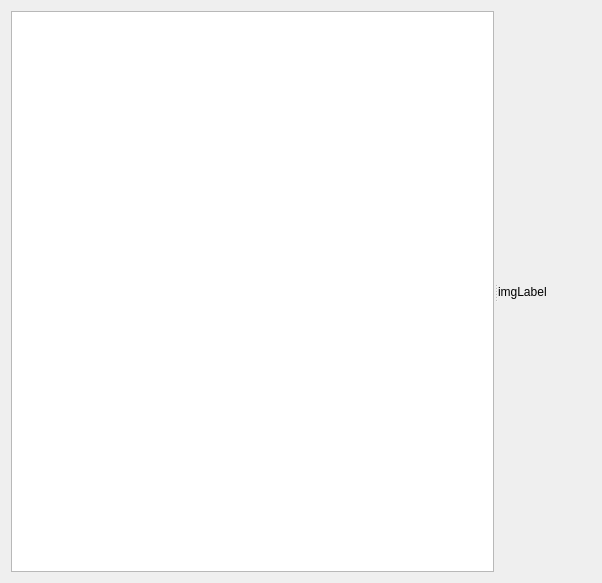
<?xml version="1.0" encoding="UTF-8"?>
<ui version="4.0">
 <class>Widget</class>
 <widget class="QWidget" name="Widget">
  <property name="geometry">
   <rect>
    <x>0</x>
    <y>0</y>
    <width>602</width>
    <height>583</height>
   </rect>
  </property>
  <property name="windowTitle">
   <string>Widget</string>
  </property>
  <layout class="QHBoxLayout" name="horizontalLayout">
   <item>
    <widget class="QSplitter" name="splitter">
     <property name="orientation">
      <enum>Qt::Horizontal</enum>
     </property>
     <widget class="QListView" name="listView">
      <property name="sizePolicy">
       <sizepolicy hsizetype="MinimumExpanding" vsizetype="Expanding">
        <horstretch>0</horstretch>
        <verstretch>0</verstretch>
       </sizepolicy>
      </property>
     </widget>
     <widget class="QLabel" name="imgLabel">
      <property name="sizePolicy">
       <sizepolicy hsizetype="Expanding" vsizetype="Preferred">
        <horstretch>0</horstretch>
        <verstretch>0</verstretch>
       </sizepolicy>
      </property>
      <property name="text">
       <string>imgLabel</string>
      </property>
     </widget>
    </widget>
   </item>
  </layout>
 </widget>
 <layoutdefault spacing="6" margin="11"/>
 <resources/>
 <connections/>
</ui>
